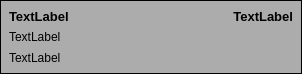
<?xml version="1.0" encoding="UTF-8"?>
<ui version="4.0">
 <class>ResListElem</class>
 <widget class="QWidget" name="ResListElem">
  <property name="geometry">
   <rect>
    <x>0</x>
    <y>0</y>
    <width>302</width>
    <height>74</height>
   </rect>
  </property>
  <property name="sizePolicy">
   <sizepolicy hsizetype="Preferred" vsizetype="Maximum">
    <horstretch>0</horstretch>
    <verstretch>0</verstretch>
   </sizepolicy>
  </property>
  <property name="maximumSize">
   <size>
    <width>16777215</width>
    <height>16777215</height>
   </size>
  </property>
  <property name="windowTitle">
   <string/>
  </property>
  <property name="autoFillBackground">
   <bool>false</bool>
  </property>
  <property name="styleSheet">
   <string notr="true">border: 1px solid black;
background-color: rgb(172, 172, 172);
</string>
  </property>
  <layout class="QVBoxLayout" name="verticalLayout">
   <property name="spacing">
    <number>0</number>
   </property>
   <property name="leftMargin">
    <number>0</number>
   </property>
   <property name="topMargin">
    <number>0</number>
   </property>
   <property name="rightMargin">
    <number>0</number>
   </property>
   <property name="bottomMargin">
    <number>0</number>
   </property>
   <item>
    <widget class="QWidget" name="widget" native="true">
     <property name="styleSheet">
      <string notr="true"/>
     </property>
     <layout class="QVBoxLayout" name="verticalLayout_2">
      <item>
       <layout class="QHBoxLayout" name="horizontalLayout">
        <item>
         <widget class="QLabel" name="CmdName">
          <property name="font">
           <font>
            <pointsize>10</pointsize>
            <weight>75</weight>
            <bold>true</bold>
           </font>
          </property>
          <property name="styleSheet">
           <string notr="true">border: none;</string>
          </property>
          <property name="text">
           <string>TextLabel</string>
          </property>
         </widget>
        </item>
        <item>
         <widget class="QLabel" name="Percent">
          <property name="font">
           <font>
            <pointsize>10</pointsize>
            <weight>75</weight>
            <bold>true</bold>
           </font>
          </property>
          <property name="styleSheet">
           <string notr="true">border: none;</string>
          </property>
          <property name="text">
           <string>TextLabel</string>
          </property>
          <property name="alignment">
           <set>Qt::AlignRight|Qt::AlignTrailing|Qt::AlignVCenter</set>
          </property>
         </widget>
        </item>
       </layout>
      </item>
      <item>
       <widget class="QLabel" name="League">
        <property name="styleSheet">
         <string notr="true">border: none;</string>
        </property>
        <property name="text">
         <string>TextLabel</string>
        </property>
       </widget>
      </item>
      <item>
       <widget class="QLabel" name="Country">
        <property name="styleSheet">
         <string notr="true">border: none;</string>
        </property>
        <property name="text">
         <string>TextLabel</string>
        </property>
       </widget>
      </item>
     </layout>
    </widget>
   </item>
  </layout>
 </widget>
 <resources/>
 <connections/>
</ui>
